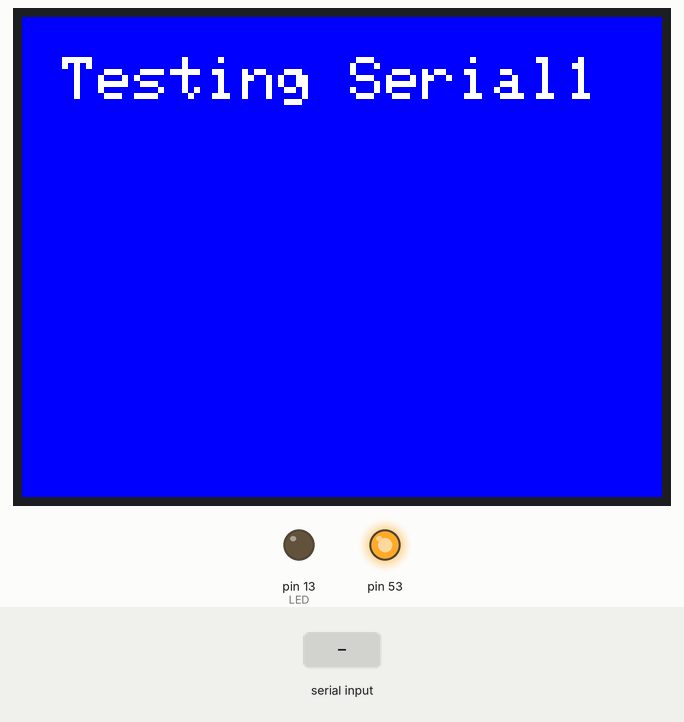
This sketch was run on a simulated Arduino Mega 2560, built with avr-gcc and run on an emulated ATmega2560. Shown: 320×240 colour display, output pins drawn as LEDs (lit = HIGH). The test bench sets the inputs (shaded band). What the sketch prints to the serial monitor is not drawn.

Above: at 2.4 s.

The sketch:

UART_testing.ino
```cpp
//This example implements a simple sliding On/Off button. The example
// demonstrates drawing and touch operations.
//
//Thanks to Adafruit forums member Asteroid for the original sketch!
//
#include <Adafruit_GFX.h>
#include <SPI.h>
#include <Wire.h>
#include <Adafruit_ILI9341.h>
#include <Adafruit_FT6206.h>
#include "elements.h"
#include <SD.h>

//#include <vector>


// The FT6206 uses hardware I2C (SCL/SDA)
Adafruit_FT6206 ts = Adafruit_FT6206();
#define TFT_CS 10
#define TFT_DC 9
Adafruit_ILI9341 tft = Adafruit_ILI9341(TFT_CS, TFT_DC);
boolean RecordOn = false;
bool pressed = false;
#define FRAME_X 210
#define FRAME_Y 180
#define FRAME_W 100
#define FRAME_H 50
#define REDBUTTON_X FRAME_X
#define REDBUTTON_Y FRAME_Y
#define REDBUTTON_W (FRAME_W/2)
#define REDBUTTON_H FRAME_H
#define GREENBUTTON_X (REDBUTTON_X + REDBUTTON_W)
#define GREENBUTTON_Y FRAME_Y
#define GREENBUTTON_W (FRAME_W/2)
#define GREENBUTTON_H FRAME_H
#define background ILI9341_BLUE
#define BOX 218
#define cardSelect 4

String input;
File logfile;
char con[3][16];
char previousDisplay[3][16];
String parse;
int slide = 60;
int prevSlide =0 ;
int ymap = 60;
int LED = 13;
char dist[10];
#define SS 6
bool on;
bool status = false;
int recVal = 0;
byte Mastereceive;
byte Mastersend = 1;
char message;
// PushButton b1 = PushButton(80,180,ILI9341_GREEN,ILI9341_WHITE,"PRESS");
// PushButton b2 = PushButton(180,90,ILI9341_BLUE,ILI9341_WHITE,"PRESS");
// Toggle t1 = Toggle(210,180,ILI9341_WHITE);
// Toggle t2 = Toggle(20,50,ILI9341_BLACK);
// increment i1 = increment(20,50,ILI9341_WHITE);
// increment i2 = increment(100,30,ILI9341_WHITE);
bool readD = false;
bool readL = false;

int indexD = 0;

void drawFrame()
{
  tft.drawRect(FRAME_X, FRAME_Y, FRAME_W, FRAME_H, ILI9341_BLACK);
}

void pressBtn(int x,int y, int w,int h, int color,int textColor,char text[]){
  tft.fillRect(x,y,w,h,color);
  tft.drawRect(x,y,w,h,ILI9341_BLACK);
  tft.setCursor(x+15,y+(h/3));
  tft.setTextColor(textColor);
  tft.setTextSize(3);
  tft.println(text);
}
void console(int x,int y, int w,int h){
  tft.fillRect(x,y,w,h,ILI9341_BLACK);
  tft.drawRect(x,y,w,h,ILI9341_WHITE);
}
void setup(void)
{
  Serial.begin(9600);
  Serial1.begin(9600);
  SPI.begin();
  digitalWrite(SS,HIGH);
  pinMode(LED, OUTPUT); // input button 2

  tft.begin();
  if (!ts.begin(40)) {
    Serial.println("Unable to start touchscreen.");
   }
  else {
    Serial.println("Touchscreen started.");
  }
  tft.fillScreen(background);
  // origin = left,top landscape (USB left upper)
  tft.setRotation(3);
  tft.setCursor(20,20);
  tft.setTextSize(3);
  tft.println("Testing Serial1");
  // b1.drawButton(tft);
  // b2.drawButton(tft);
  // //t1.drawToggle(tft);
  // //t2.drawToggle(tft);
  // i1.drawIncrement(tft);
  // i2.drawIncrement(tft);
  //console(20,20,150,80);
  delay(1000);
  //SD card init
  // if (!SD.begin(cardSelect)) {
  //   Serial.println("Card init. failed!");
  // }
  // char filename[15] = "data.csv";
  // char inits[15];
  // logfile = SD.open(filename);
  // if(!logfile) {
  //   Serial.print("Couldn't open ");
  //   Serial.println(filename);
  // } else {
  //   Serial.print("reading from ");
  //   Serial.println(filename);
  // }
  // while (logfile.available()) {
  //     parse = logfile.readStringUntil(',');
  //     //Serial.write(parse);
  //     Serial.println(parse);
  //   }
  //delay(500);
}


void loop()
{


  if (Serial1.available()){
     // read message

    Serial.println(Serial1.readString());
    //tft.println(Serial1.readString());
    //strcpy(con[2],&message);
    if (message == '+')     // if the message contain character one
    {
      if(on){
        Serial.println("TURNED ON");
        on = false;
      }else{
        Serial.println("TURNED OFF");
        on = true;
      }

    }
    if(message == 'D'){
      readD = true;
    }
  }


  display(con);

  // See if there's any  touch data for us
  if (ts.touched())
  {
    // Retrieve a point
    TS_Point p = ts.getPoint();
    // rotate coordinate system
    // flip it around to match the screen.
    p.x = map(p.x, 0, 240, 240, 0);
    p.y = map(p.y, 0, 320, 320, 0);
    int y = tft.height() - p.x;
    int x = p.y;
    //swap vars
    int temp = p.y;
    p.y = p.x;
    p.x = temp;
    // Serial.print("P.x: ");
    // Serial.println(p.x);
    // Serial.print("P.y: ");
    // Serial.println(p.y);
    strcpy(message,con[2]);


    // b1.handleTouch(p.x,p.y,tft);
    // b2.handleTouch(p.x,p.y,tft);
    // t1.handleTouch(p.x,p.y,tft);
    // t2.handleTouch(p.x,p.y,tft);


//slider

    //Serial.println(RecordOn);
  }
}

void display(char c[3][16]){
  for (int i = 0; i < 3; i++) {
    for (int j = 0; j < 16; j++) {
      if (c[i][j] != previousDisplay[i][j]) {
        // Update the display for that character
        tft.setCursor(25 + j * 12, 25 + i * 10);  // 12 is approx width of a character with textSize(2), adjust as necessary
        tft.setTextColor(ILI9341_BLACK);
        tft.setTextSize(2);
        tft.print((char)BOX);
        tft.setCursor(25 + j * 12, 25 + i * 10);
        tft.setTextColor(ILI9341_WHITE);
        tft.print(c[i][j]);
        // Update the previous display content
        previousDisplay[i][j] = c[i][j];
      }
    }
  }
}
```

elements.h
```cpp
//Classes for digital components
#define sx 320
#define sy 240
#define PushButtonW 120
#define PushButtonH 50
#define ToggleW 100
#define ToggleH 50
//Button class:
class PushButton {
public:
    PushButton(int x, int y, int color, int textColor, const char text[]);
    void drawButton(Adafruit_ILI9341 &tft);
    void handleTouch(int x, int y,Adafruit_ILI9341 &tft);
    void updateDisplay(const char c[3][16], Adafruit_ILI9341 &tft);
    bool pressed;

private:
    //Adafruit_ILI9341 &tft;
    int x;
    int y;
    int w;
    int h;
    int color;
    int textColor;
    char text[16];

    char previousDisplay[3][16];
    static const char BOX = 218;
};

PushButton::PushButton(int x, int y, int color, int textColor, const char text[]) {
    //this->tft = tft;
    this->x = x;
    this->y = y;
    this->color = color;
    this->textColor = textColor;
    strncpy(this->text, text, sizeof(this->text));
    this->pressed = false;
}

void PushButton::drawButton(Adafruit_ILI9341 &tft) {
    // Implement the drawing logic.
  tft.fillRect(this->x,this->y,PushButtonW,PushButtonH,this->color);

  tft.drawRect(this->x,this->y,PushButtonW,PushButtonH,ILI9341_BLACK);

  tft.setCursor(this->x+15,this->y+(PushButtonH/3));
  tft.setTextColor(this->textColor);
  tft.setTextSize(3);
  tft.println(this->text);
}

void PushButton::handleTouch(int px, int py, Adafruit_ILI9341 &tft) {
    // Implement the touch handling logic.
    if(px < (PushButtonW + this->x) && px > (this->x) ){
      if((py > (sy - (this->y + PushButtonH))) && py < (sy - this->y)){

        if(pressed){
          tft.drawRect(this->x,this->y,PushButtonW,PushButtonH,ILI9341_WHITE);
          this->pressed = false;
          delay(50);
        }else{
          tft.drawRect(this->x,this->y,PushButtonW,PushButtonH,ILI9341_BLACK);
          this->pressed = true;
          delay(50);
        }

      }
    }
}

void PushButton::updateDisplay(const char c[3][16], Adafruit_ILI9341 &tft) {
    for (int i = 0; i <= 3; i++) {
        for (int j = 0; j < 16; j++) {
            if (c[i][j] != previousDisplay[i][j]) {
                // Update the display for that character
                tft.setCursor(25 + j * 12, 25 + i * 10);
                tft.setTextColor(ILI9341_BLACK);
                tft.setTextSize(2);
                tft.print((char)BOX);
                tft.setCursor(25 + j * 12, 25 + i * 10);
                tft.setTextColor(ILI9341_WHITE);
                tft.print(c[i][j]);
                // Update the previous display content
                previousDisplay[i][j] = c[i][j];
            }
        }
    }
}


//class for toggle:

class Toggle {
public:
    Toggle(int x, int y, int textColor);
    void drawToggle(Adafruit_ILI9341 &tft);
    void handleTouch(int x, int y, Adafruit_ILI9341 &tft);
    void updateDisplay(const char c[3][16], Adafruit_ILI9341 &tft);
    bool pressed;
    bool state;
private:
    int FRAME_X; //210
    int FRAME_Y; //180
    int FRAME_W; //100
    int FRAME_H; //50
    int textColor;
    int REDBUTTON_X; //FRAME_X
    int REDBUTTON_Y; //FRAME_Y
    int REDBUTTON_W; //(FRAME_W/2)
    int REDBUTTON_H; //FRAME_H
    int GREENBUTTON_X;// (REDBUTTON_X + REDBUTTON_W)
    int GREENBUTTON_Y;// FRAME_Y
    int GREENBUTTON_W; //(FRAME_W/2)
    int GREENBUTTON_H; //FRAME_H
};

Toggle::Toggle(int x, int y, int textColor){
  this->FRAME_X = x;
  this->FRAME_Y = y;
  this->FRAME_W = ToggleW;
  this->FRAME_H = ToggleH;
  this->textColor = textColor;
  this->REDBUTTON_X = x;
  this->REDBUTTON_Y = y;
  this->REDBUTTON_W = (ToggleW/2);
  this->REDBUTTON_H = ToggleH;
  this->GREENBUTTON_X = (x + (ToggleW/2));
  this->GREENBUTTON_Y = y;
  this->GREENBUTTON_W = (ToggleW/2);
  this->GREENBUTTON_H = ToggleH;
  this->state = false;
}


void Toggle::drawToggle(Adafruit_ILI9341 &tft){
  if(this->state){
    tft.fillRect(REDBUTTON_X, REDBUTTON_Y, REDBUTTON_W, REDBUTTON_H, ILI9341_RED);
    tft.fillRect(GREENBUTTON_X, GREENBUTTON_Y, GREENBUTTON_W, GREENBUTTON_H, ILI9341_BLUE);
    tft.drawRect(FRAME_X, FRAME_Y, FRAME_W, FRAME_H, ILI9341_BLACK);
    tft.setCursor(GREENBUTTON_X + 6 , GREENBUTTON_Y + (GREENBUTTON_H/2));
    tft.setTextColor(this->textColor);
    tft.setTextSize(2);
    tft.println("ON");
    this->state = false;
  }else{
    tft.fillRect(GREENBUTTON_X, GREENBUTTON_Y, GREENBUTTON_W, GREENBUTTON_H, ILI9341_GREEN);
    tft.fillRect(REDBUTTON_X, REDBUTTON_Y, REDBUTTON_W, REDBUTTON_H, ILI9341_BLUE);
    tft.drawRect(FRAME_X, FRAME_Y, FRAME_W, FRAME_H, ILI9341_BLACK);
    tft.setCursor(REDBUTTON_X + 6 , REDBUTTON_Y + (REDBUTTON_H/2));
    tft.setTextColor(ILI9341_WHITE);
    tft.setTextSize(2);
    tft.println("OFF");
    this->state = true;
  }
}

void Toggle::handleTouch(int x, int y, Adafruit_ILI9341 &tft){
  y = (sy - y);
  if(this->state){
    if((x > REDBUTTON_X) && (x < (REDBUTTON_X + REDBUTTON_W))) {
        if ((y > REDBUTTON_Y) && (y <= (REDBUTTON_Y + REDBUTTON_H))) {
          tft.fillRect(REDBUTTON_X, REDBUTTON_Y, REDBUTTON_W, REDBUTTON_H, ILI9341_RED);
          tft.fillRect(GREENBUTTON_X, GREENBUTTON_Y, GREENBUTTON_W, GREENBUTTON_H, ILI9341_BLUE);
          tft.drawRect(FRAME_X, FRAME_Y, FRAME_W, FRAME_H, ILI9341_BLACK);
          tft.setCursor(GREENBUTTON_X + 6 , GREENBUTTON_Y + (GREENBUTTON_H/2));
          tft.setTextColor(ILI9341_WHITE);
          tft.setTextSize(2);
          tft.println("ON");
          this->state = false;
        }
      }
  }else{
    if((x > GREENBUTTON_X) && (x < (GREENBUTTON_X + GREENBUTTON_W))) {
        if ((y > GREENBUTTON_Y) && (y <= (GREENBUTTON_Y + GREENBUTTON_H))) {
          tft.fillRect(GREENBUTTON_X, GREENBUTTON_Y, GREENBUTTON_W, GREENBUTTON_H, ILI9341_GREEN);
          tft.fillRect(REDBUTTON_X, REDBUTTON_Y, REDBUTTON_W, REDBUTTON_H, ILI9341_BLUE);
          tft.drawRect(FRAME_X, FRAME_Y, FRAME_W, FRAME_H, ILI9341_BLACK);
          tft.setCursor(REDBUTTON_X + 6 , REDBUTTON_Y + (REDBUTTON_H/2));
          tft.setTextColor(ILI9341_WHITE);
          tft.setTextSize(2);
          tft.println("OFF");
          this->state = true;
        }
    }
  }
}


class increment{
  public:
    increment(int x, int y, int color);
    void drawIncrement(Adafruit_ILI9341 &tft);
    void handleTouch(int x, int y, Adafruit_ILI9341 &tft);
    int value;
    bool plusPressed = false;
    bool minusPressed = false;
  private:
    int FRAME_X; //210
    int FRAME_Y; //180
    int FRAME_W; //100
    int FRAME_H; //50
    int textColor;
    int PLUS_X; //FRAME_X
    int PLUS_Y; //FRAME_Y
    int PLUS_W; //(FRAME_W/2)
    int PLUS_H; //FRAME_H
    int MINUS_X;// (REDBUTTON_X + REDBUTTON_W)
    int MINUS_Y;// FRAME_Y
    int MINUS_W; //(FRAME_W/2)
    int MINUS_H; //FRAME_H
};

increment::increment(int x, int y, int color){
    this->FRAME_X = x;  //210
    this->FRAME_Y = y; //180
    this->FRAME_W = 50; //100
    this->FRAME_H = 100; //50
    this->textColor = color;
    this->PLUS_X = FRAME_X; //FRAME_X
    this->PLUS_Y = FRAME_Y; //FRAME_Y
    this->PLUS_W = (FRAME_W); //(FRAME_W/2)
    this->PLUS_H = FRAME_H/2;
    this->MINUS_X = PLUS_X;
    this->MINUS_Y =  FRAME_Y + PLUS_H;
    this->MINUS_W = (FRAME_W);
    this->MINUS_H = FRAME_H/2;
}


void increment::drawIncrement(Adafruit_ILI9341 &tft){

    tft.fillRect(PLUS_X, PLUS_Y, PLUS_W, PLUS_H, ILI9341_RED);
    tft.drawRect(PLUS_X, PLUS_Y, PLUS_W, PLUS_H, ILI9341_BLACK);
    tft.fillRect(MINUS_X, MINUS_Y, MINUS_W, MINUS_H, ILI9341_BLUE);
    tft.drawRect(FRAME_X, FRAME_Y, FRAME_W, FRAME_H, ILI9341_BLACK);
    tft.setCursor(PLUS_X + 5 , PLUS_Y - 2);
    tft.setTextColor(this->textColor);
    tft.setTextSize(8);
    tft.println("+");
    tft.setCursor(PLUS_X + 5 , MINUS_Y - 2);
    tft.println("-");
}


//  class slider{
//   public:
//     slider()
//  };
  //   if(p.x > 75 && p.x < 125 && p.y > 20 && p.y < 300){
  //     tft.fillCircle(ymap+20,280,27,ILI9341_CYAN);
  //     slide = p.y;
  //     if(slide > prevSlide){
  //       tft.fillRect(prevSlide,125,slide-prevSlide,30,ILI9341_RED);
  //       }
  //     else{
  //       tft.fillRect(slide,125,prevSlide-slide,30,ILI9341_CYAN);
  //     }
  //     prevSlide = slide;
  //     ymap = slide;
  //     char s[5] = {'\0'};
  //     strcpy(con[2],"Slider: ");
  //     itoa(ymap,s,10);
  //     strcat(con[2], s);
  //     //display(con);
  // }
```
